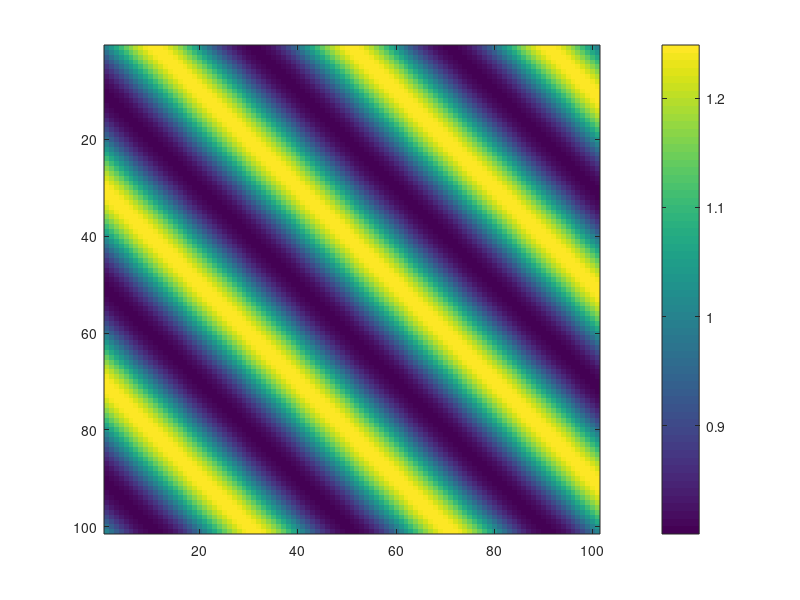
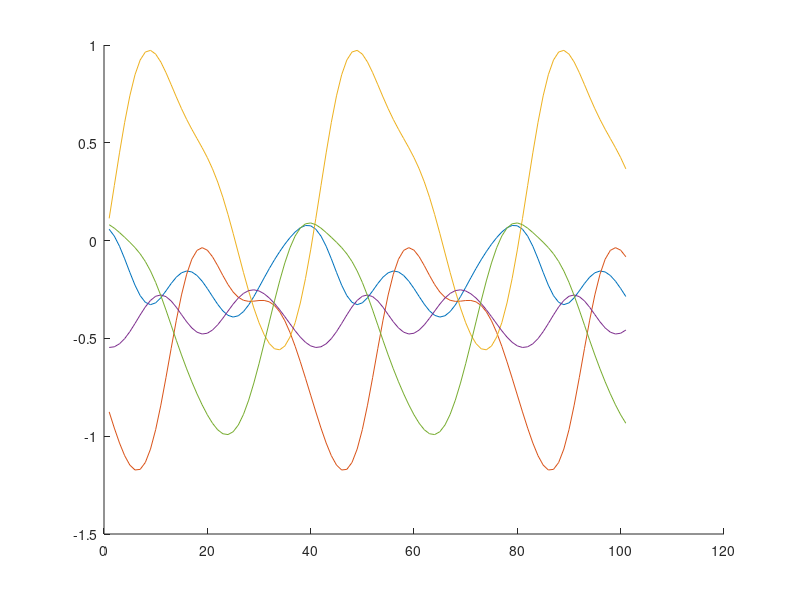

MATLAB code for these plots, in order:
%% Learning GP
% GP sampling
close all; clear all; clc;

l = 3;
kernel = @(x,y) exp(-2*sin(5*pi*(x-y))/l/l);

%% Let be X the finite set of variables that we want to sample.
X = 0:0.01:1;

% Assuming 0 mean. Compute the covariance assuming exponential kernel
n = length(X);

K = [];
for i=1:n
    for j =1:n
        K(i,j) = kernel(X(i),X(j));
    end
end

figure(1);
imagesc(K);
colorbar;


%% Sample gaussians
figure(2);
hold on;
for i=1:5
    u = randn(n,1);
    % L  = chol(K); not very stable numerically 
    [A S D] = svd(K);
    L = A*sqrt(S);
    F = L*u;
    plot(F);
end
